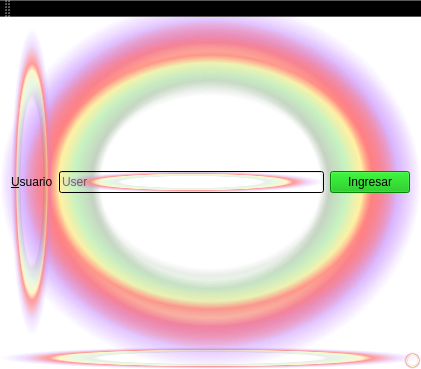
<?xml version="1.0" encoding="UTF-8"?>
<ui version="4.0">
 <class>MainWindow</class>
 <widget class="QMainWindow" name="MainWindow">
  <property name="geometry">
   <rect>
    <x>0</x>
    <y>0</y>
    <width>421</width>
    <height>369</height>
   </rect>
  </property>
  <property name="windowTitle">
   <string>MainWindow</string>
  </property>
  <property name="styleSheet">
   <string notr="true">selection-color: rgb(110, 200, 100);
background-color: qradialgradient(spread:pad, cx:0.5, cy:0.5, radius:0.5, fx:0.5, fy:0.5, stop:0 rgba(0, 0, 0, 0), stop:0.52 rgba(0, 0, 0, 0), stop:0.565 rgba(82, 121, 76, 33), stop:0.65 rgba(159, 235, 148, 64), stop:0.721925 rgba(255, 238, 150, 129), stop:0.77 rgba(255, 128, 128, 204), stop:0.89 rgba(191, 128, 255, 64), stop:1 rgba(0, 0, 0, 0));
font: italic 8pt &quot;MS Shell Dlg 2&quot;;</string>
  </property>
  <property name="toolButtonStyle">
   <enum>Qt::ToolButtonIconOnly</enum>
  </property>
  <widget class="QWidget" name="centralWidget">
   <layout class="QHBoxLayout" name="horizontalLayout">
    <item>
     <widget class="QLabel" name="User">
      <property name="text">
       <string>&amp;Usuario</string>
      </property>
      <property name="buddy">
       <cstring>userName</cstring>
      </property>
     </widget>
    </item>
    <item>
     <widget class="QLineEdit" name="userName">
      <property name="placeholderText">
       <string>User</string>
      </property>
     </widget>
    </item>
    <item>
     <widget class="QPushButton" name="btnIngresar">
      <property name="styleSheet">
       <string notr="true">background-color: rgb(0, 184, 0);</string>
      </property>
      <property name="text">
       <string>Ingresar</string>
      </property>
      <property name="icon">
       <iconset>
        <normaloff>.</normaloff>
        <normalon>:/imgs/runner.png</normalon>.</iconset>
      </property>
     </widget>
    </item>
   </layout>
  </widget>
  <widget class="QMenuBar" name="menuBar">
   <property name="geometry">
    <rect>
     <x>0</x>
     <y>0</y>
     <width>421</width>
     <height>19</height>
    </rect>
   </property>
  </widget>
  <widget class="QToolBar" name="mainToolBar">
   <attribute name="toolBarArea">
    <enum>TopToolBarArea</enum>
   </attribute>
   <attribute name="toolBarBreak">
    <bool>false</bool>
   </attribute>
  </widget>
  <widget class="QStatusBar" name="statusBar"/>
 </widget>
 <layoutdefault spacing="6" margin="11"/>
 <resources/>
 <connections/>
</ui>
